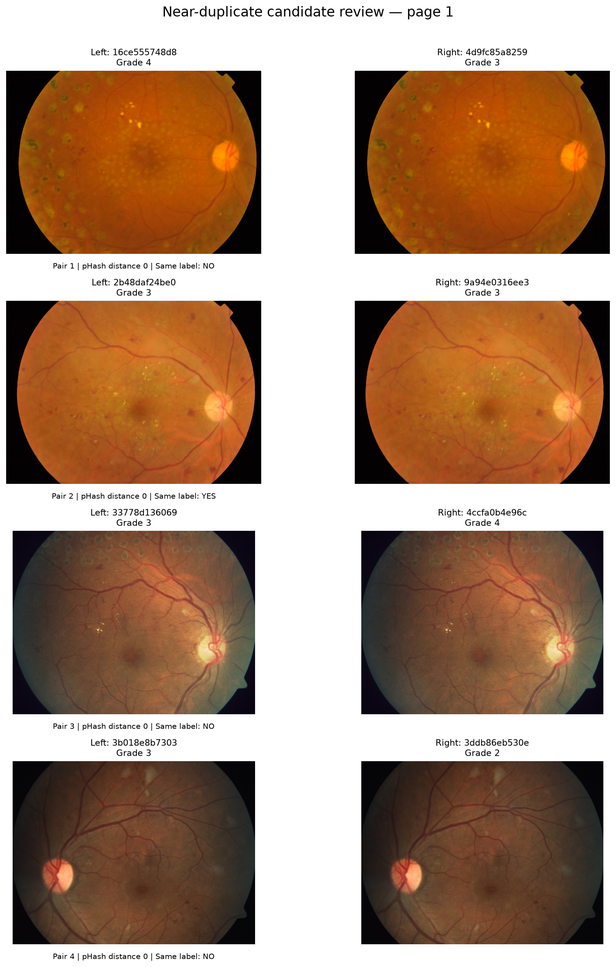
#> input picture results/similarity/review_sheets/near_duplicate_page_1.png, 616 x 967 px, shrunk from 1705 x 2678 before the run
$ python -i detect_near_duplicates.py   (imports and definitions only)
#> lines starting #> are read from the running program, lines starting #| are printed output that depends on the picture; after the words box and inside, x2 and y2 are one past the last pixel; in counts of white or black regions, pixels touching at a corner belong together
#> in calculate_phash, image is the input picture: shape (967, 616, 3); mean B, G, R 116, 139, 170.2
"""Find perceptually similar eligible retinal images using pHash.

Exact pixel duplicates were handled earlier. This script crops the estimated
retinal field, calculates a 256-bit perceptual hash and reports close pairs for
human review. Candidate pairs are not automatically excluded.
"""

import csv
import json
from pathlib import Path

import cv2
import imagehash
from PIL import Image


PROJECT_ROOT = Path(__file__).resolve().parents[1]
MANIFEST_PATH = PROJECT_ROOT / "data" / "manifests" / "preparation_manifest.csv"
IMAGE_DIR = PROJECT_ROOT / "data" / "raw" / "train_images"
OUTPUT_DIR = PROJECT_ROOT / "results" / "similarity"
CANDIDATES_CSV = OUTPUT_DIR / "near_duplicate_candidates.csv"
SUMMARY_JSON = OUTPUT_DIR / "near_duplicate_summary.json"

HASH_SIZE = 16
MAX_HAMMING_DISTANCE = 12
SUPPORTED_EXTENSIONS = {".png", ".jpg", ".jpeg"}


# [17 lines left out: functions load_eligible_records, build_image_index, not called in this run]


def crop_retinal_field(image: cv2.typing.MatLike) -> cv2.typing.MatLike:
    """Crop around the largest visible retinal-field region."""
    gray = cv2.cvtColor(image, cv2.COLOR_BGR2GRAY)
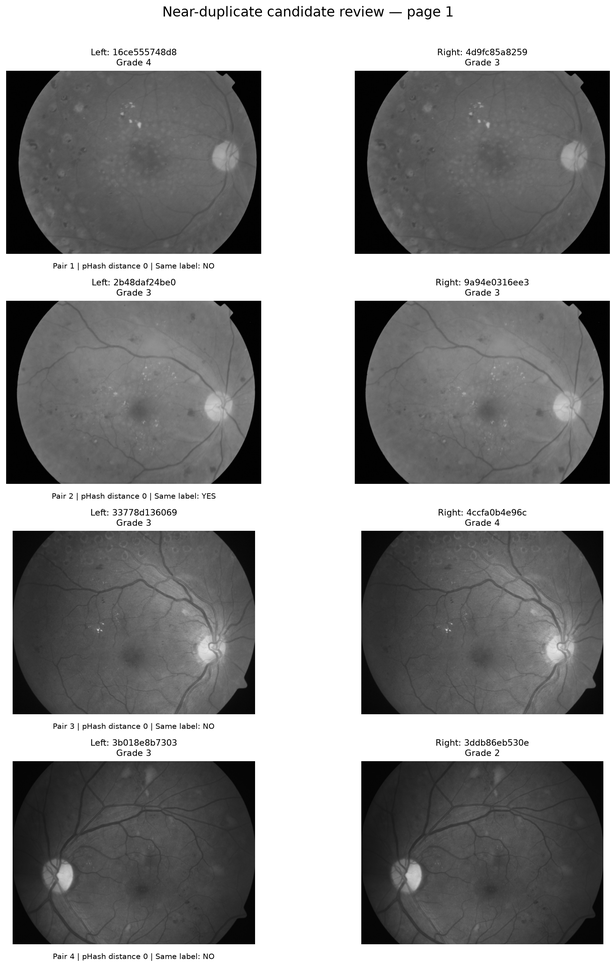
#> gray: shape (967, 616); min 0, max 255, mean 145.7
    mask = (gray > 10).astype("uint8") * 255
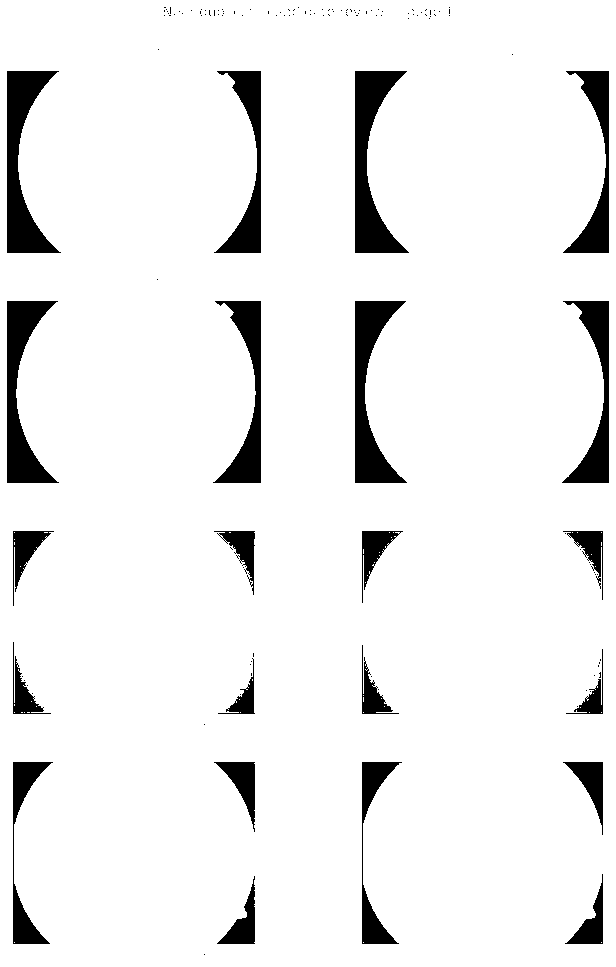
#> mask: shape (967, 616); 92.7% white; 135 black regions (113 under 20 px), largest, box (x1, y1, x2, y2) and area: (355, 71, 409, 253) 4476, (7, 71, 61, 253) 4363, (355, 301, 407, 483) 4166

    kernel = cv2.getStructuringElement(cv2.MORPH_ELLIPSE, (9, 9))
    mask = cv2.morphologyEx(mask, cv2.MORPH_CLOSE, kernel, iterations=2)
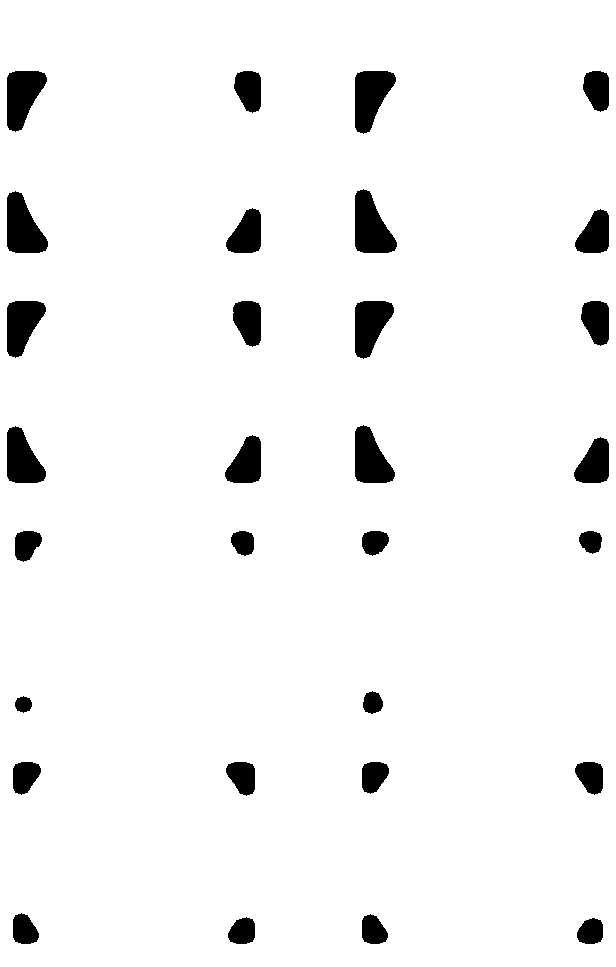
#> mask: shape (967, 616); 95.2% white; 30 black regions, largest, box (x1, y1, x2, y2) and area: (355, 189, 397, 253) 1776, (355, 71, 396, 134) 1711, (7, 191, 48, 253) 1707

    contours, _ = cv2.findContours(
        mask,
        cv2.RETR_EXTERNAL,
        cv2.CHAIN_APPROX_SIMPLE,
    )
#> contours = [[[0, 0], [0, 966], [615, 966], [615, 0]]]

    if not contours:
        return image

    largest = max(contours, key=cv2.contourArea)
#> largest = [[0, 0], [0, 966], [615, 966], [615, 0]]
    x, y, width, height = cv2.boundingRect(largest)
#> x = 0; y = 0; width = 616; height = 967

    return image[y:y + height, x:x + width]


def calculate_phash(path: Path) -> str:
    """Calculate a 256-bit perceptual hash after retinal-field cropping."""
    image = cv2.imread(str(path), cv2.IMREAD_COLOR)

    if image is None:
        raise ValueError(f"OpenCV could not decode {path.name}")

    cropped = crop_retinal_field(image)
    rgb = cv2.cvtColor(cropped, cv2.COLOR_BGR2RGB)
    pil_image = Image.fromarray(rgb)

#> (the run stopped early here; a loop or call above may not have finished)
